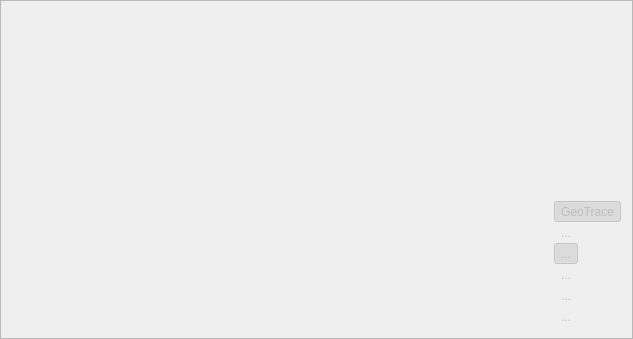
<?xml version="1.0" encoding="UTF-8"?>
<ui version="4.0">
 <class>DisplayGraphic2DFrame</class>
 <widget class="QFrame" name="DisplayGraphic2DFrame">
  <property name="enabled">
   <bool>false</bool>
  </property>
  <property name="geometry">
   <rect>
    <x>0</x>
    <y>0</y>
    <width>633</width>
    <height>339</height>
   </rect>
  </property>
  <property name="windowTitle">
   <string>Frame</string>
  </property>
  <property name="frameShape">
   <enum>QFrame::StyledPanel</enum>
  </property>
  <property name="frameShadow">
   <enum>QFrame::Raised</enum>
  </property>
  <layout class="QGridLayout" name="gridLayout">
   <item row="2" column="1">
    <widget class="QFrame" name="frame">
     <property name="frameShape">
      <enum>QFrame::NoFrame</enum>
     </property>
     <layout class="QVBoxLayout" name="verticalLayout">
      <property name="spacing">
       <number>0</number>
      </property>
      <property name="margin">
       <number>0</number>
      </property>
      <item>
       <layout class="QVBoxLayout" name="verticalLayout_4">
        <item>
         <widget class="QToolButton" name="toolButtonGeoPlot">
          <property name="text">
           <string>GeoTrace</string>
          </property>
          <property name="icon">
           <iconset resource="../../GPSBook/icons/silk/silk_icons.qrc">
            <normaloff>:/icons/silk/chart_curve.png</normaloff>:/icons/silk/chart_curve.png</iconset>
          </property>
          <property name="iconSize">
           <size>
            <width>32</width>
            <height>16</height>
           </size>
          </property>
          <property name="checkable">
           <bool>true</bool>
          </property>
          <property name="checked">
           <bool>true</bool>
          </property>
          <property name="autoRaise">
           <bool>true</bool>
          </property>
          <property name="arrowType">
           <enum>Qt::NoArrow</enum>
          </property>
         </widget>
        </item>
        <item>
         <widget class="QToolButton" name="toolButton">
          <property name="enabled">
           <bool>false</bool>
          </property>
          <property name="text">
           <string>...</string>
          </property>
          <property name="icon">
           <iconset resource="../../GPSBook/icons/silk/silk_icons.qrc">
            <normaloff>:/icons/silk/comments.png</normaloff>:/icons/silk/comments.png</iconset>
          </property>
          <property name="iconSize">
           <size>
            <width>32</width>
            <height>16</height>
           </size>
          </property>
          <property name="checkable">
           <bool>true</bool>
          </property>
          <property name="checked">
           <bool>false</bool>
          </property>
          <property name="autoRaise">
           <bool>true</bool>
          </property>
         </widget>
        </item>
        <item>
         <widget class="QToolButton" name="toolButtonFullfil">
          <property name="text">
           <string>...</string>
          </property>
          <property name="icon">
           <iconset resource="../../GPSBook/icons/silk/silk_icons.qrc">
            <normaloff>:/icons/silk/chart_bar.png</normaloff>:/icons/silk/chart_bar.png</iconset>
          </property>
          <property name="iconSize">
           <size>
            <width>32</width>
            <height>16</height>
           </size>
          </property>
          <property name="checkable">
           <bool>true</bool>
          </property>
          <property name="checked">
           <bool>true</bool>
          </property>
          <property name="autoRaise">
           <bool>true</bool>
          </property>
         </widget>
        </item>
        <item>
         <widget class="QToolButton" name="toolButtonX">
          <property name="text">
           <string>...</string>
          </property>
          <property name="icon">
           <iconset resource="../../GPSBook/icons/silk/silk_icons.qrc">
            <normaloff>:/icons/silk/control_stop.png</normaloff>:/icons/silk/control_stop.png</iconset>
          </property>
          <property name="iconSize">
           <size>
            <width>24</width>
            <height>16</height>
           </size>
          </property>
          <property name="popupMode">
           <enum>QToolButton::InstantPopup</enum>
          </property>
          <property name="autoRaise">
           <bool>true</bool>
          </property>
         </widget>
        </item>
        <item>
         <widget class="QToolButton" name="toolButtonY">
          <property name="text">
           <string>...</string>
          </property>
          <property name="icon">
           <iconset resource="../../GPSBook/icons/silk/silk_icons.qrc">
            <normaloff>:/icons/silk/style.png</normaloff>:/icons/silk/style.png</iconset>
          </property>
          <property name="iconSize">
           <size>
            <width>24</width>
            <height>16</height>
           </size>
          </property>
          <property name="popupMode">
           <enum>QToolButton::InstantPopup</enum>
          </property>
          <property name="toolButtonStyle">
           <enum>Qt::ToolButtonIconOnly</enum>
          </property>
          <property name="autoRaise">
           <bool>true</bool>
          </property>
         </widget>
        </item>
        <item>
         <widget class="QToolButton" name="toolButtonEdit">
          <property name="text">
           <string>...</string>
          </property>
          <property name="icon">
           <iconset resource="../../GPSBook/icons/silk/silk_icons.qrc">
            <normaloff>:/icons/silk/note_edit.png</normaloff>:/icons/silk/note_edit.png</iconset>
          </property>
          <property name="iconSize">
           <size>
            <width>24</width>
            <height>16</height>
           </size>
          </property>
          <property name="popupMode">
           <enum>QToolButton::InstantPopup</enum>
          </property>
          <property name="autoRaise">
           <bool>true</bool>
          </property>
         </widget>
        </item>
       </layout>
      </item>
     </layout>
    </widget>
   </item>
   <item row="2" column="0">
    <widget class="QFrame" name="framePlot">
     <property name="sizePolicy">
      <sizepolicy hsizetype="Expanding" vsizetype="Minimum">
       <horstretch>0</horstretch>
       <verstretch>0</verstretch>
      </sizepolicy>
     </property>
     <layout class="QVBoxLayout" name="verticalLayout_3"/>
    </widget>
   </item>
   <item row="0" column="0" colspan="2">
    <widget class="QFrame" name="frameGeoPlot">
     <property name="sizePolicy">
      <sizepolicy hsizetype="Expanding" vsizetype="Expanding">
       <horstretch>0</horstretch>
       <verstretch>0</verstretch>
      </sizepolicy>
     </property>
     <layout class="QVBoxLayout" name="verticalLayout_2"/>
    </widget>
   </item>
  </layout>
  <action name="actionXAbsoluteTime">
   <property name="checkable">
    <bool>true</bool>
   </property>
   <property name="icon">
    <iconset resource="../../GPSBook/icons/silk/silk_icons.qrc">
     <normaloff>:/icons/silk/clock.png</normaloff>:/icons/silk/clock.png</iconset>
   </property>
   <property name="text">
    <string>Absolute time</string>
   </property>
  </action>
  <action name="actionXDistance">
   <property name="checkable">
    <bool>true</bool>
   </property>
   <property name="icon">
    <iconset resource="../../GPSBook/icons/silk/silk_icons.qrc">
     <normaloff>:/icons/silk/flag_blue.png</normaloff>:/icons/silk/flag_blue.png</iconset>
   </property>
   <property name="text">
    <string>Distance</string>
   </property>
  </action>
  <action name="actionXDuration">
   <property name="checkable">
    <bool>true</bool>
   </property>
   <property name="icon">
    <iconset resource="../../GPSBook/icons/silk/silk_icons.qrc">
     <normaloff>:/icons/silk/clock_add.png</normaloff>:/icons/silk/clock_add.png</iconset>
   </property>
   <property name="text">
    <string>Duration</string>
   </property>
   <property name="toolTip">
    <string>Duration</string>
   </property>
  </action>
  <action name="actionXLongitude">
   <property name="checkable">
    <bool>true</bool>
   </property>
   <property name="icon">
    <iconset resource="../../GPSBook/icons/silk/silk_icons.qrc">
     <normaloff>:/icons/silk/arrow_right.png</normaloff>:/icons/silk/arrow_right.png</iconset>
   </property>
   <property name="text">
    <string>Longitude</string>
   </property>
   <property name="toolTip">
    <string>Longitude</string>
   </property>
  </action>
  <action name="actionXPoints">
   <property name="checkable">
    <bool>true</bool>
   </property>
   <property name="checked">
    <bool>true</bool>
   </property>
   <property name="icon">
    <iconset resource="../../GPSBook/icons/silk/silk_icons.qrc">
     <normaloff>:/icons/silk/control_stop.png</normaloff>:/icons/silk/control_stop.png</iconset>
   </property>
   <property name="text">
    <string>Points</string>
   </property>
   <property name="toolTip">
    <string>Points</string>
   </property>
  </action>
  <action name="actionYAcceleration">
   <property name="checkable">
    <bool>true</bool>
   </property>
   <property name="icon">
    <iconset resource="../../GPSBook/icons/silk/silk_icons.qrc">
     <normaloff>:/icons/silk/award_star_bronze_3.png</normaloff>:/icons/silk/award_star_bronze_3.png</iconset>
   </property>
   <property name="text">
    <string>Acceleration</string>
   </property>
  </action>
  <action name="actionYAltitude">
   <property name="checkable">
    <bool>true</bool>
   </property>
   <property name="checked">
    <bool>true</bool>
   </property>
   <property name="icon">
    <iconset resource="../../GPSBook/icons/silk/silk_icons.qrc">
     <normaloff>:/icons/silk/style.png</normaloff>:/icons/silk/style.png</iconset>
   </property>
   <property name="text">
    <string>Altitude</string>
   </property>
  </action>
  <action name="actionYDistance">
   <property name="checkable">
    <bool>true</bool>
   </property>
   <property name="icon">
    <iconset resource="../../GPSBook/icons/silk/silk_icons.qrc">
     <normaloff>:/icons/silk/flag_blue.png</normaloff>:/icons/silk/flag_blue.png</iconset>
   </property>
   <property name="text">
    <string>Distance</string>
   </property>
  </action>
  <action name="actionYSpeed">
   <property name="checkable">
    <bool>true</bool>
   </property>
   <property name="icon">
    <iconset resource="../../GPSBook/icons/silk/silk_icons.qrc">
     <normaloff>:/icons/silk/car.png</normaloff>:/icons/silk/car.png</iconset>
   </property>
   <property name="text">
    <string>Speed</string>
   </property>
  </action>
  <action name="actionYLatitude">
   <property name="checkable">
    <bool>true</bool>
   </property>
   <property name="icon">
    <iconset resource="../../GPSBook/icons/silk/silk_icons.qrc">
     <normaloff>:/icons/silk/arrow_up.png</normaloff>:/icons/silk/arrow_up.png</iconset>
   </property>
   <property name="text">
    <string>Latitude</string>
   </property>
  </action>
  <action name="actionSplitSegment">
   <property name="icon">
    <iconset resource="../../GPSBook/icons/gtk/gtk_icons.qrc">
     <normaloff>:/icons/gtk/edit-cut.png</normaloff>:/icons/gtk/edit-cut.png</iconset>
   </property>
   <property name="text">
    <string>Split segment</string>
   </property>
   <property name="toolTip">
    <string>Split segment</string>
   </property>
  </action>
 </widget>
 <resources>
  <include location="../../GPSBook/icons/gtk/gtk_icons.qrc"/>
  <include location="../../GPSBook/icons/silk/silk_icons.qrc"/>
 </resources>
 <connections/>
</ui>
